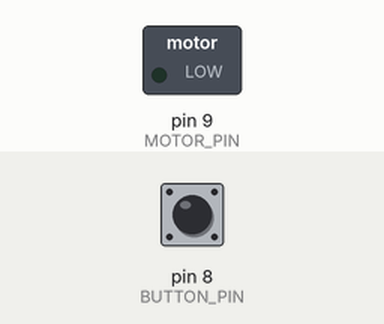
Simulated run of this sketch. Board: Arduino Uno, built with avr-gcc and run on an emulated ATmega328P. Shown: switched loads named in the sketch (green lamp = pin HIGH). Inputs (shaded band) come from the test bench; at power-on: pin 8 (BUTTON_PIN) LOW.

Above: at 1.2 s.
1.3 s: pin 8 (BUTTON_PIN) pulled HIGH for 0.15 s
At 1.37 s:
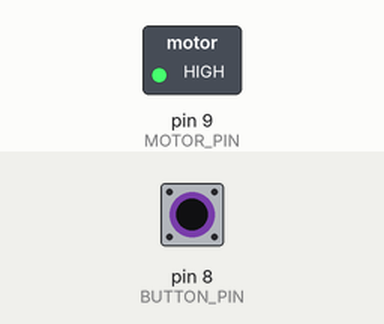
2.9 s: pin 8 (BUTTON_PIN) pulled HIGH for 3.2 s
At 6.5 s:
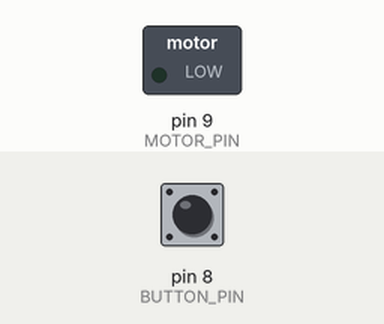
Timing chart, 0 to 8.0 s (numbered marks = the images above; inputs shaded):
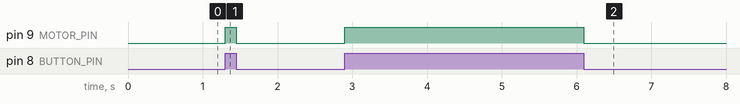

The sketch:

TitresimMotoru.ino
```cpp
#define BUTTON_PIN 8  // Buton 8. pine bağlı
#define MOTOR_PIN 9   // Motor 9. pine bağlı

void setup() {
  pinMode(BUTTON_PIN, INPUT);
  pinMode(MOTOR_PIN, OUTPUT);
}

void loop() {
  if (digitalRead(BUTTON_PIN) == HIGH) {         // Butona basılınca HIGH)
    analogWrite(MOTOR_PIN, 255);                 // Motoru çalıştır (tam güç)
  } else {
    analogWrite(MOTOR_PIN, 0);                   // Motoru kapat
  }
}
```

Measured:
- after the input at 1.3 s, pin 9 (MOTOR_PIN): LOW → HIGH at once, → LOW 0.15 s later
- after the input at 2.9 s, pin 9 (MOTOR_PIN): LOW → HIGH at once, → LOW 3.2 s later
